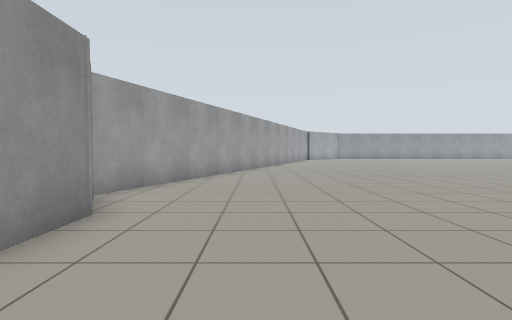
[1] (above)

24 first-person views from a walk through a Gazebo world. The camera is 0.94 m above the floor, tilts 2° down and sees 80° across. The floor is counted in squares, 1 m on a side. Each view is taken from the middle of a square. On the plan, view 1 faces up. The plan holds only what a view shows up to about 11 squares ahead; the rest is blank. The place goes on beyond the plan.

[2]
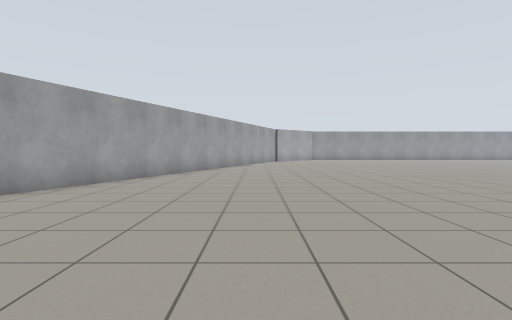

[3]
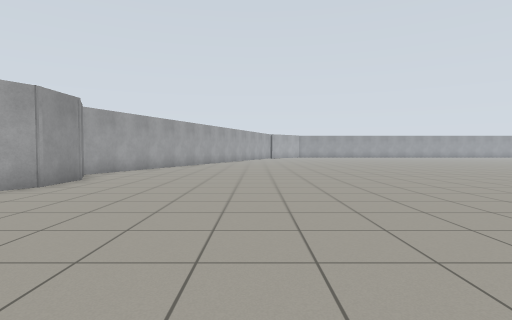

[4]
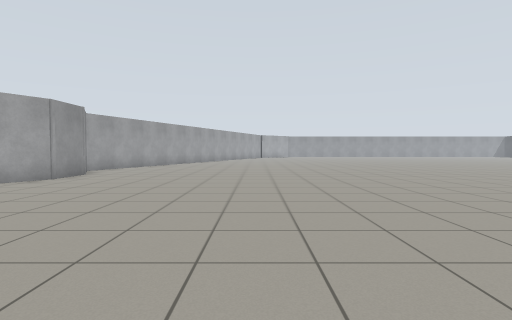

[5]
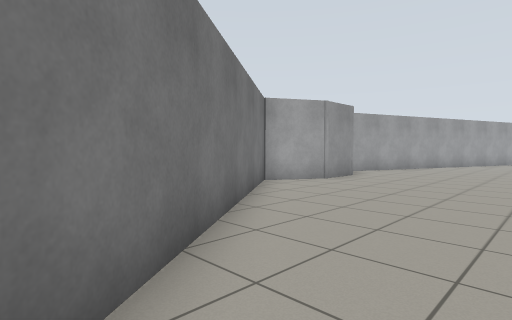

[6]
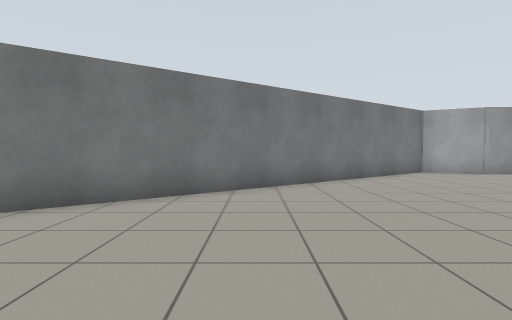

[7]
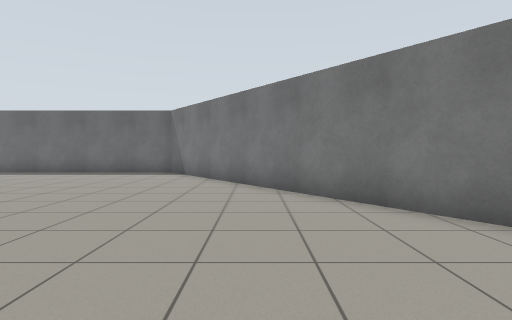

[8]
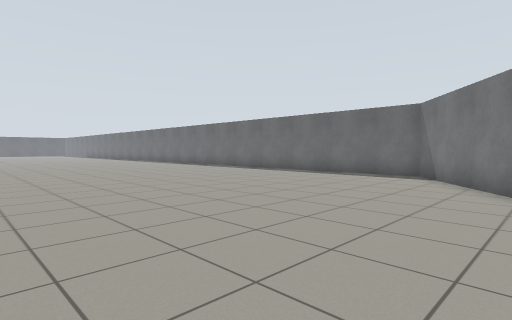

[9]
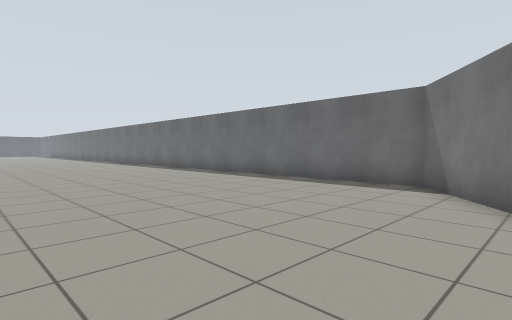

[10]
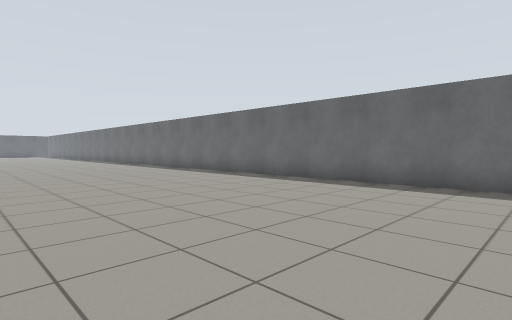

[11]
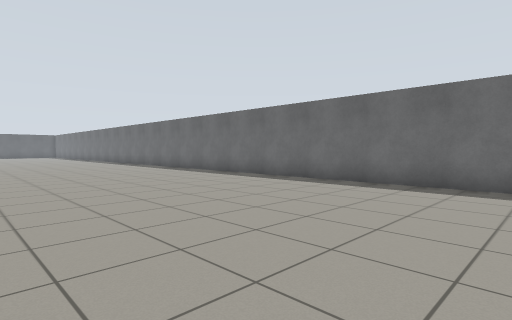

[12]
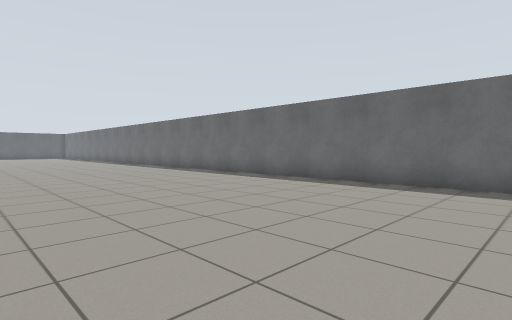

[13]
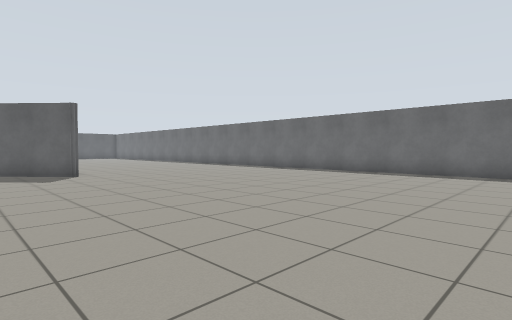

[14]
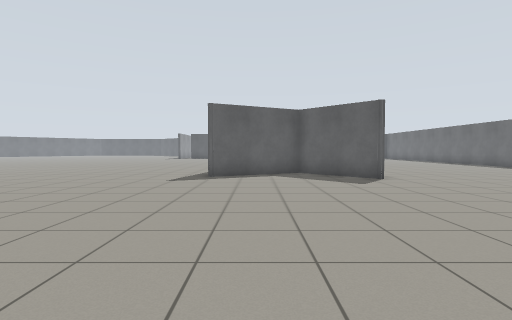

[15]
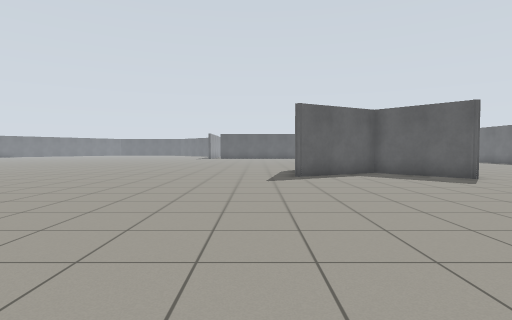

[16]
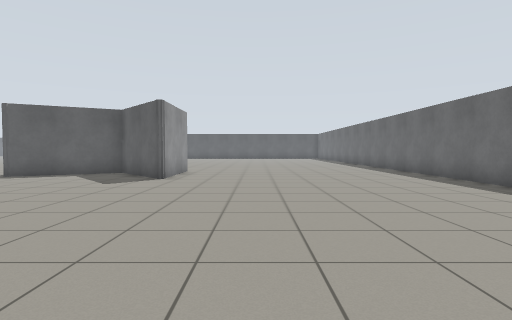

[17]
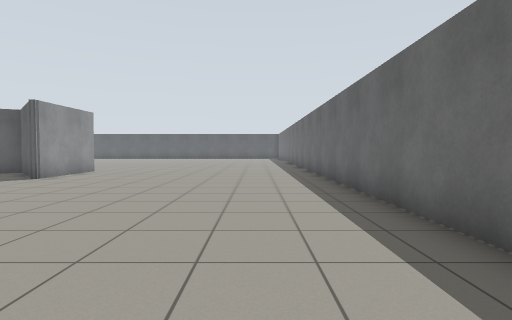

[18]
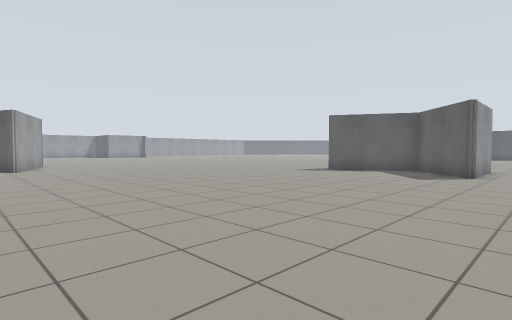

[19]
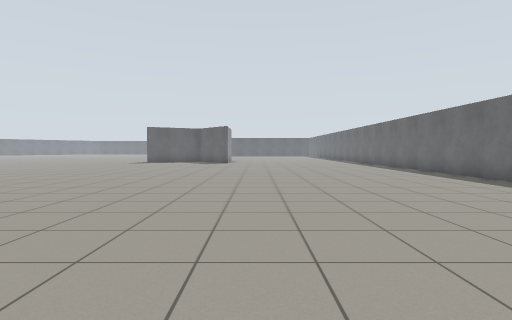

[20]
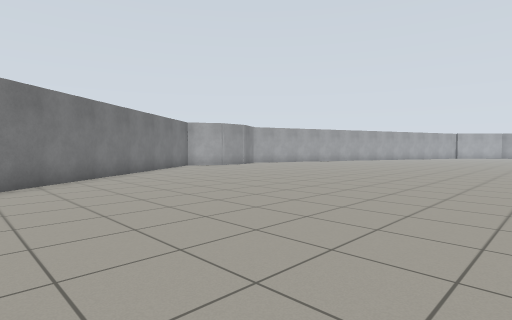

[21]
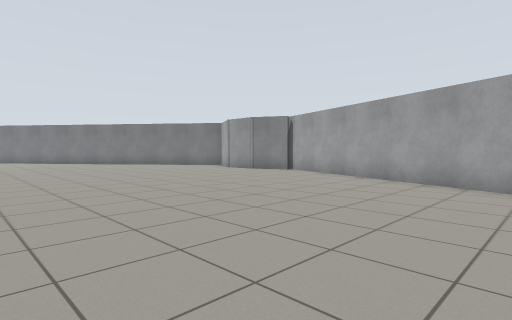

[22]
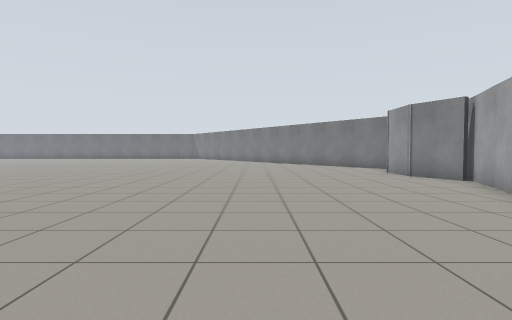

[23]
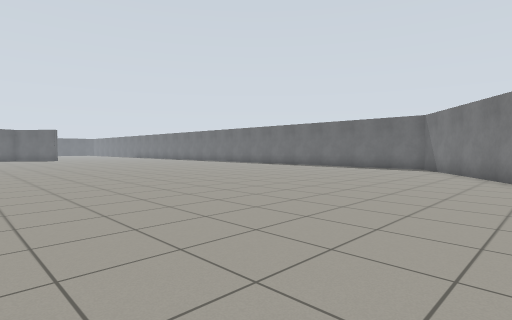

[24]
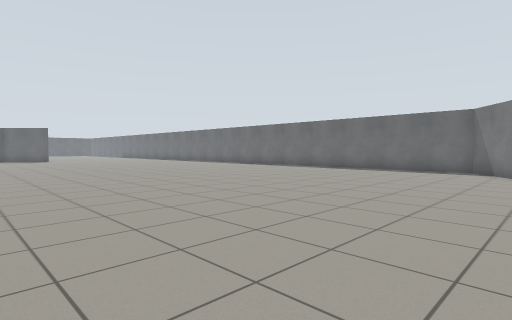

### Floor plan
Points are (right, up) in squares from view 1. A wall is a line through its corners. A room is listed if a view was taken in it or the views show most of it. See-through windows are left out.
Room 1 (views 1, 2, 3, 4, 5, 6, 7, 8, 9, 10, 11, 12, 13, 14, 15, 16, 17, 18, 19, 20, 21, 22, 23, 24)
walls: (35.1, -2.8) (34.3, -1.3); (35.5, -7.1) (33.5, -7.1) (35.5, -5.2); (-3.2, 6) (-2.4, 4.3) (-2.4, 2.6) (-3.4, 0.7) (9.4, -16.3) (35, -16.3); (-0.2, 14.4) (-3.6, 5.4)

Positions as (right, up) in squares from view 1, and headings:
1: (0, 0), facing up
2: (3, 3), facing up
3: (3, -5), facing up
4: (4, -7), facing up
5: (3, -6), facing up-left
6: (9, -6), facing left
7: (6, -4), facing down
8: (6, -5), facing down-right
9: (7, -8), facing down-right
10: (11, -8), facing down-right
11: (15, -8), facing down-right
12: (19, -8), facing down-right
13: (22, -4), facing down-right
14: (24, -3), facing right
15: (24, 0), facing right
16: (24, -10), facing right
17: (24, -14), facing right
18: (22, -9), facing up-right
19: (13, -9), facing right
20: (12, -9), facing up-left
21: (8, 15), facing down-left
22: (3, 15), facing down
23: (5, -1), facing down-right
24: (7, -2), facing down-right
